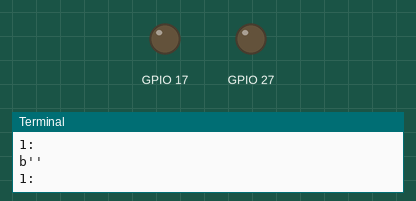
This program was run on a simulated Raspberry Pi (BCM pin numbers). Shown: output pins drawn as LEDs (lit = HIGH), the last lines printed to the terminal.

Above: at 5.0 s.
At 14.0 s:
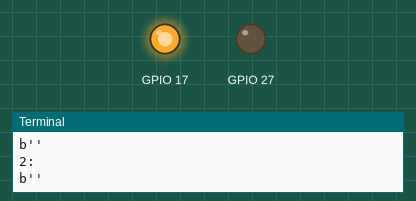
Timing chart, 0 to 23.4 s (numbered marks = the images above):
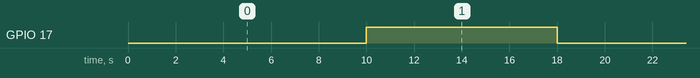

Measured:
- by itself, GPIO 17: alternates HIGH for 8.0 s and LOW for 10.0 s

The program:

readAndWriteSerial.py
```python
#!/usr/bin/env python
import time
import serial
import RPi.GPIO as GPIO
GPIO.setmode(GPIO.BCM)
GPIO.setup(17, GPIO.OUT)
GPIO.setup(27, GPIO.OUT)

ser = serial.Serial(
    port = '/dev/ttyS0',
    baudrate = 115200,
    parity = serial.PARITY_NONE,
    stopbits = serial.STOPBITS_ONE,
    bytesize = serial.EIGHTBITS,
    timeout = 1
)
counter = 0
try:
    while 1:
        if counter < 5:
            print('1:')
            GPIO.output(17, 0)
            GPIO.output(27, 0)
            w = 'a'
        else:
            print('2:')
            GPIO.output(17, 1)
            GPIO.output(27, 0)
            w = 'b';
        #GPIO.output(17, 1)
        #GPIO.output(27, 0)
        w = chr(ord('a')+counter)
        ser.write(w.encode())
        time.sleep(0.5)
        counter += 1
        r = ser.read()
        print(r)
        time.sleep(0.5)
        if counter == 9:
            counter=0
except KeyboardInterrupt:
    GPIO.cleanup()
```
